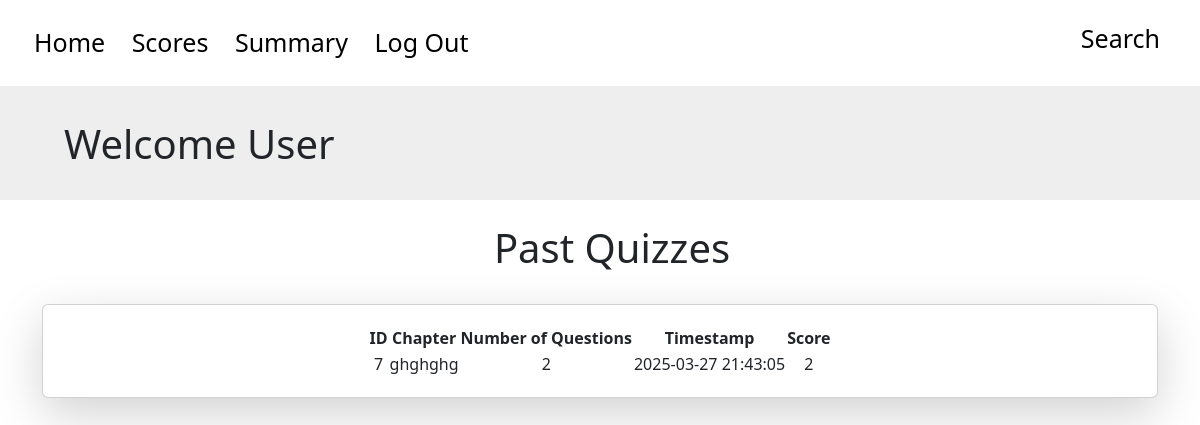
The page /student/scores (signed in) on the database its author committed.
### tables this page shows
CREATE TABLE scores ( id INTEGER PRIMARY KEY AUTOINCREMENT, quiz_id INTEGER NOT NULL, user_id INTEGER NOT NULL, time_stamp_of_attempt TIMESTAMP DEFAULT CURRENT_TIMESTAMP, total_scored INTEGER NOT NULL, FOREIGN KEY(quiz_id) REFERENCES quizzes(id) ON DELETE CASCADE, FOREIGN KEY(user_id) REFERENCES users(id) ON DELETE CASCADE );

CREATE TABLE quizzes ( id INTEGER PRIMARY KEY AUTOINCREMENT, name TEXT NOT NULL, subject_id INTEGER NOT NULL, chapter_id INTEGER NOT NULL, date_of_quiz DATE NOT NULL, time_duration TEXT NOT NULL, remarks TEXT, FOREIGN KEY(chapter_id) REFERENCES chapters(id) ON DELETE CASCADE, FOREIGN KEY(subject_id) REFERENCES subjects(id) ON DELETE CASCADE);

### app.py (the view)
@app.route('/student/scores', methods=['GET', 'POST'])
def view_scores():
    user_id = session['user_id']
    conn = sqlite3.connect("app.db")
    cursor = conn.cursor()
    cursor.execute("SELECT * FROM scores WHERE user_id = ?", (user_id,))
    scores_db = cursor.fetchall()
    scores = []
    for score in scores_db:
        id = score[1]
        cursor.execute('SELECT name FROM quizzes WHERE id = ?', (id,))
        output = cursor.fetchall()
        name = output[0][0]
        cursor.execute('SELECT COUNT(*) FROM questions WHERE quiz_id = ?', (id,))
        output = cursor.fetchall()
        noq = output[0][0]
        timestamp = score[3]
        user_score = score[4]
        scores.append({'id': id, 'name': name, 'noq': noq, 'timestamp': timestamp, 'score': user_score})
    conn.close()
    return render_template("view_scores.html", scores=scores)

### templates/view_scores.html (shortened to what this page needs)
<!DOCTYPE html>
<html lang="en">
<head>
    <link href="https://cdn.jsdelivr.net/npm/bootstrap@5.3.0/dist/css/bootstrap.min.css" rel="stylesheet">
</head>
<header class="container p-4 vh-20 vw-100" style="font-size: 25px; text-align: left; margin-left:0px;">
    <div>
        <a href='/student/dashboard'>
            Home
        </a>
        <a href="{{ url_for('view_scores', user_id=user_id)}}">
            Scores
        </a>
        <a href="/student/summary">
            Summary
        </a>
        <a href="/student/logout">
            Log Out
        </a>
        <div style="position: absolute; right: 0; top: 0; padding-top: 20px; padding-right: 30px">
            <a href="/student/search">Search</a>
        </div>
    </div>
</header>
<body>
    <div class="container-lg p-4 vh-20 vw-100" style="background-color: #EEE; max-width:100%">
        <h1 style="padding-left: 40px; padding-top: 10px;">Welcome User</h1>
    </div>
    <div class="container vw-100"  style="text-align:center; align-items: center;">
        <div class="container vw-100 p-4" style="text-align: center;">
            <h1>Past Quizzes</h1>
        </div>
        <div class="card p-1 shadow-lg ext-center d-flex justify-content-center align-items-center  ">
            <div class="card-body">
                <table>
                    <tr>
                        <th>ID</th>
                        <th>Chapter</th>
                        <th>Number of Questions</th>
                        <th>Timestamp</th>
                        <th>Score</th>
                    </tr>
                    {% for quiz in scores %}
                    <tr>
                        <td>{{ quiz['id'] }}</td>
                        <td>{{ quiz['name'] }}</td>
                        <td>{{ quiz['noq'] }}</td>
                        <td>{{ quiz['timestamp'] }} </td>
                        <td>{{ quiz['score'] }}</td>
                    </tr>
                    {% endfor %}
                </table>
            </div>
        </div>
    </div>
</body>

### templates/view_scores.html (style rules this page uses)
a { color: #000; text-decoration: none; padding-left: 10px; padding-right: 10px; }
tr { margin-left: 10px; margin-right: 10px; }

### rows shown on the page
scores: id "7", name "ghghghg", noq "2", timestamp "2025-03-27 21:43:05", score "2"
